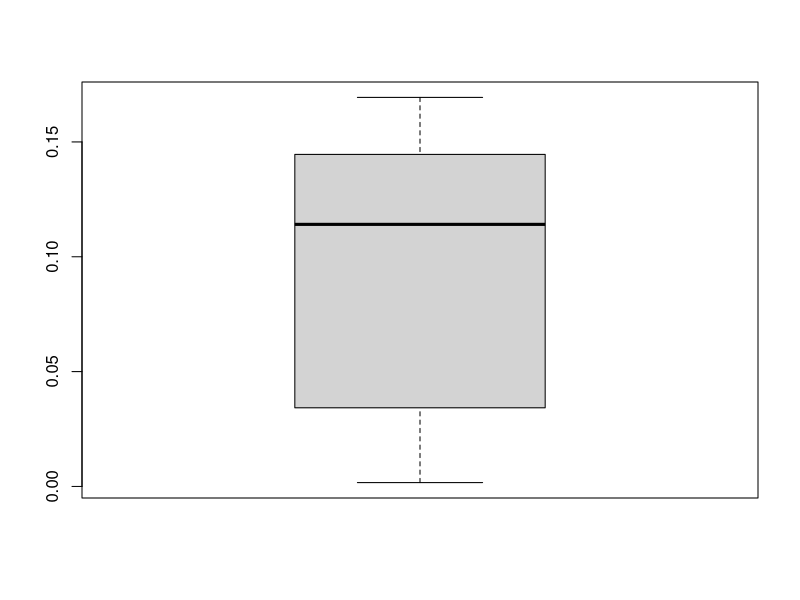
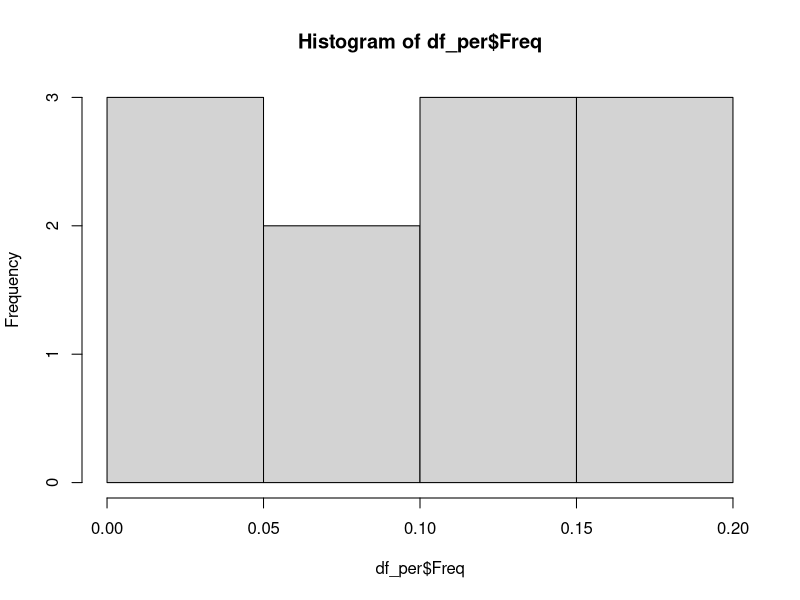
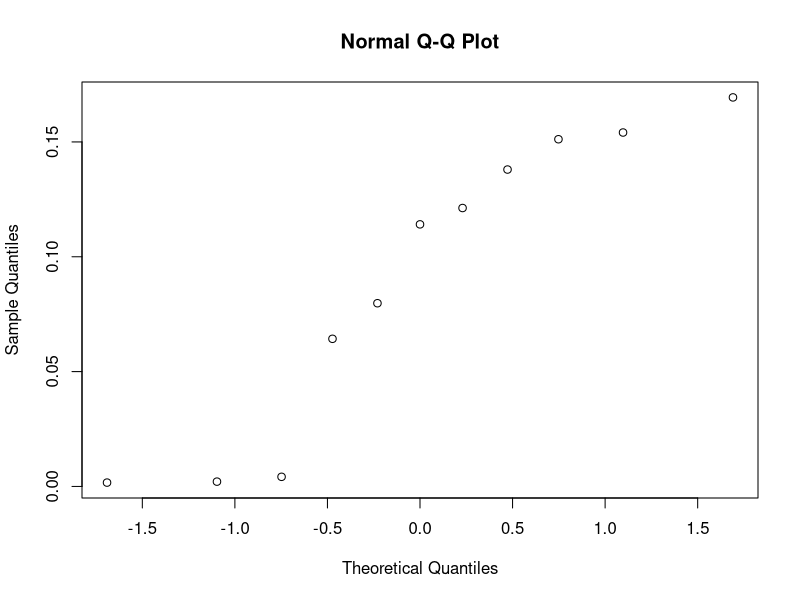
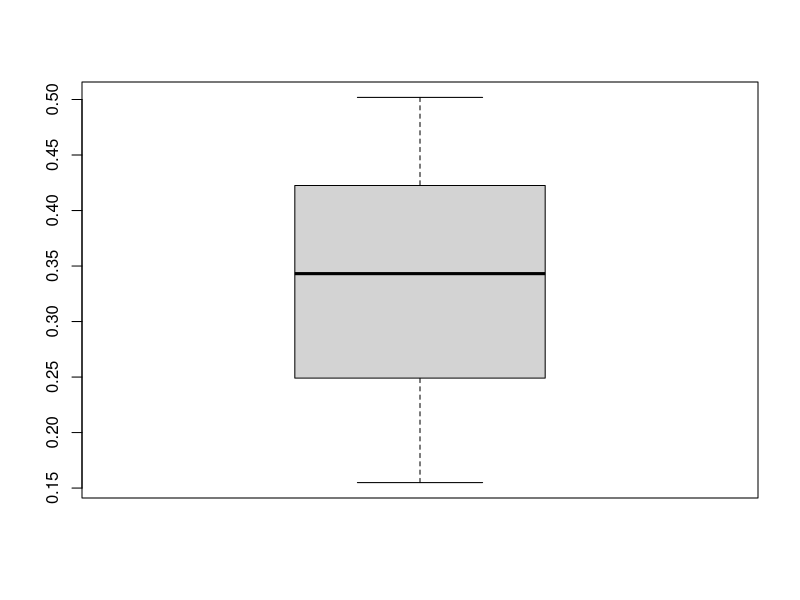
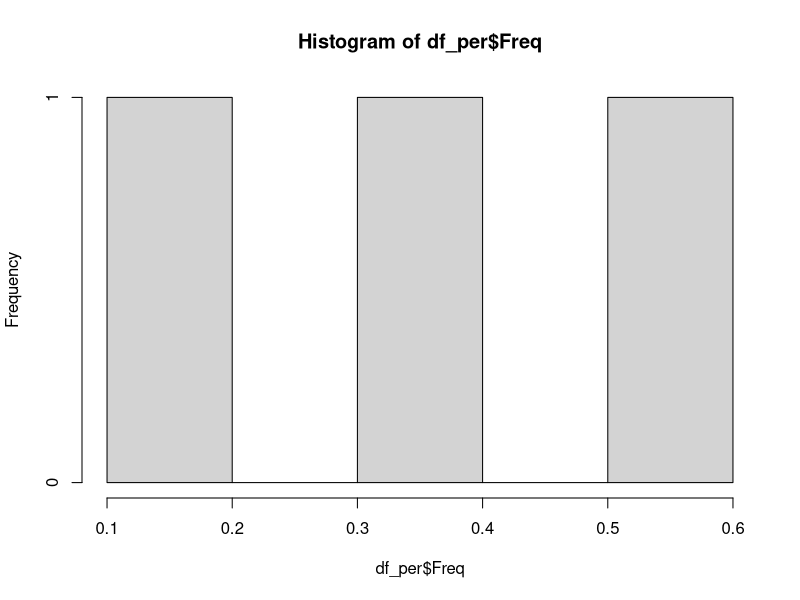
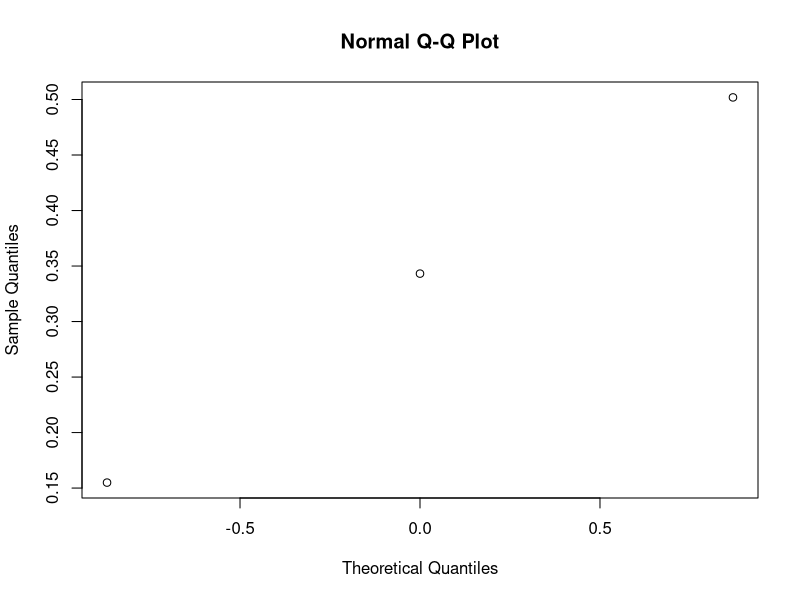

Recreate these plots in R, in order.
#Libraries
library(dplyr)
#Asignar espacio de trabajo
setwd("/");
setwd("home/am/Documents/Seminario/CoursesDataManagement");
getwd();

#Leer archivo csv de la data limpia
coursesData <- read.csv("courses_data_cleaned.csv",header = T,sep = ",", encoding = "UTF-8")

#Analizar categorias nivel del curso

#proporciones de Nivel de Cursos
prop.table(table(coursesData$nivelDelCurso))

#Convertir las proporciones en dataframe
df_per <-as.data.frame(prop.table(table(coursesData$nivelDelCurso)))

#Operador pipe  %>% se ocupa libreria dplyr
#Ordenar por frecuencia
df_perc <- df_per %>% arrange(Freq)

#Boxplot de frecuencia/ Caja de Bigotes para identificar valores atipicos y luego excluirlos
#Mandar como parametro un vector numero continuo
boxplot(df_per$Freq)

#Histogramas - densidad de los valores
hist(df_per$Freq)

#Verificar si la distribucion es normal QQ-plot - si se mira una diagonal es distribucion normal
qqnorm(df_per$Freq)
#Agrupar niveles en categorias
df_per[df_per$Var1 %in%c("Advanced 1","Advanced 2","Advanced 3"),"categoriaNivelDelCurso"] <-"Advanced"
df_per[df_per$Var1 %in%c("Basic 1","Basic 2","Basic 3","First Discoveries"),"categoriaNivelDelCurso"] <-"Basic"
df_per[df_per$Var1 %in%c("Intermediate 1","Intermediate 2","Intermediate 3","English at Work 3"),"categoriaNivelDelCurso"] <-"Intermediate"

#Asignar nuevamente el dataframe pero solo seleccionando Var1 y categoriaNivelDelCurso
df_per <- df_per %>% select(Var1,categoriaNivelDelCurso)

#Unir las categorias a coursesData con un left join donde nivelDelCurso sea igual a Var1
coursesData <- left_join(coursesData,df_per,by=c("nivelDelCurso"="Var1"))

#Eliminar la columna de nivelDelCurso
coursesData <- coursesData[,!(names(coursesData) %in% c("nivelDelCurso"))]

#Cambiar el nombre de categoriaNivelDelCurso a nivelDelCurso

#length(names(coursesData)) -> Devuelve la longitud del vector

names(coursesData)[length(names(coursesData))] <- "nivelDelCurso"

#Hacer nuevamente los analisis con los nuevos cambios

df_per <-as.data.frame(prop.table(table(coursesData$nivelDelCurso)))

df_perc <- df_per %>% arrange(Freq)

boxplot(df_per$Freq)

hist(df_per$Freq)

qqnorm(df_per$Freq) #Ahora la data esta mejor distribuida




